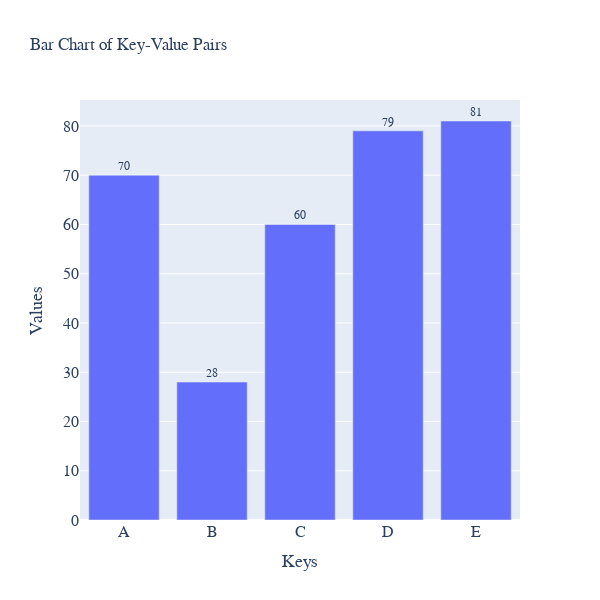

The notebook cell this image was saved under:
### Code cell
# create figure
fig = go.Figure()

# plot data
fig.add_trace(
    go.Bar(x=keys, y=vals, hovertemplate="<b>Key:</b> %{x}<br><b>Value:</b> %{y}<extra></extra>")
)

# update layout
fig.update_layout(
    font_family="Averta",
    hoverlabel_font_family="Averta",
    title_text="Bar Chart of Key-Value Pairs",
    xaxis_title_text="Keys",
    xaxis_title_font_size=18,
    xaxis_tickfont_size=16,
    yaxis_title_text="Values",
    yaxis_title_font_size=18,
    yaxis_tickfont_size=16,
    hoverlabel_font_size=16,
    height=600, 
    width=600
)

fig.show()

### Figure 1 — Plotly figure (JSON) as saved in the notebook; plotly's stock layout.template omitted (floating-point values rounded to 4 significant figures)
{"data": [{"hovertemplate": "<b>Key:</b> %{x}<br><b>Value:</b> %{y}<extra></extra>", "textposition": "outside", "texttemplate": "%{y}", "type": "bar", "x": ["A", "B", "C", "D", "E"], "y": [70, 28, 60, 79, 81]}], "layout": {"font": {"family": "Averta"}, "height": 600, "hoverlabel": {"font": {"family": "Averta", "size": 16}}, "title": {"text": "Bar Chart of Key-Value Pairs"}, "width": 600, "xaxis": {"autorange": true, "range": [-0.5, 4.5], "tickfont": {"size": 16}, "title": {"font": {"size": 18}, "text": "Keys"}, "type": "category"}, "yaxis": {"autorange": true, "range": [0, 85.26], "tickfont": {"size": 16}, "title": {"font": {"size": 18}, "text": "Values"}, "type": "linear"}}}
